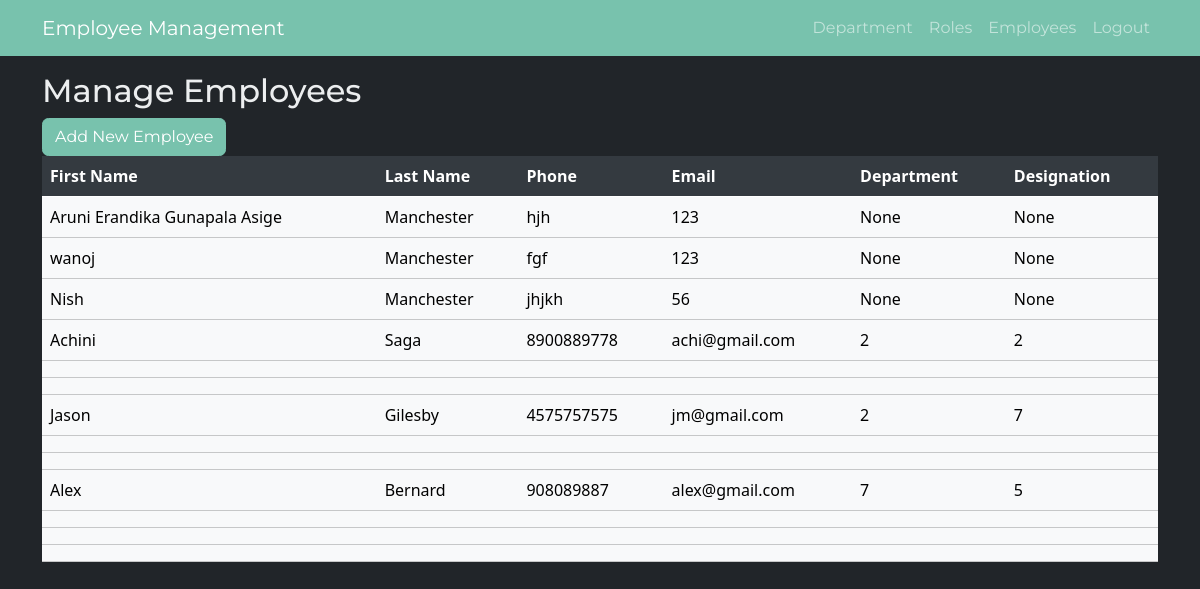
The page /show_all on the database its author committed.
### app.py (models this page shows)
class employees(db.Model):
   id = db.Column('eid', db.Integer, primary_key = True, autoincrement = True)
   firstName = db.Column(db.String(100))
   lastName = db.Column(db.String(100))
   phone = db.Column(db.String(50))
   email = db.Column(db.String(200))
   department = db.Column(db.Integer())
   designation = db.Column(db.Integer())
   uid = db.Column(db.Integer())

### app.py (the view)
@app.route('/show_all')
def show_all():
   return render_template('employees.html', employees = employees.query.all() )

### templates/employees.html (shortened to what this page needs)
<!doctype html>
<html lang="en" data-bs-theme="dark">
<head>
  <link href="https://cdn.jsdelivr.net/npm/bootstrap@5.0.2/dist/css/bootstrap.min.css" rel="stylesheet"
>
  <link rel="stylesheet" href="{{url_for('static', filename='bootstrap.css')}}">
  <link rel="stylesheet" href="https://cdn.jsdelivr.net/npm/bootstrap-icons@1.11.2/font/bootstrap-icons.css">
</head>
<body>
  <div class="navbar navbar-expand-lg fixed-top bg-primary" data-bs-theme="dark">
    <div class="container">
      <a href="dashboard" class="navbar-brand">Employee Management</a>
      <div class="collapse navbar-collapse" id="navbarResponsive">
        <ul class="navbar-nav ms-md-auto">
          <li class="nav-item">
            <a class="nav-link" href="departments.html">Department</a>
          </li>
          <li class="nav-item">
            <a class="nav-link" href="roles.html">Roles</a>
          </li>
          <li class="nav-item">
            <a class="nav-link" href="allemployees">Employees</a>
          </li>
          <li class="nav-item">
            <a class="nav-link" href="index.html">Logout</a>
          </li>
        </ul>
      </div>
    </div>
  </div>
  <div class="container">
    <br>
    <br>
    <br>
    <div class="row">
      <div class="bs-component">
        <h2>Manage Employees</h2>
      </div>
      <div class="bs-component">
        <a class="btn btn-primary" href="newemployee" role="button">Add New Employee</a>
      </div>
      <div class="col">
        <table class="table table-light">
          <thead class="table-dark">
            <tr>
              <th scope="col">First Name</th>
              <th scope="col">Last Name</th>
              <th scope="col">Phone</th>
              <th scope="col">Email</th>
              <th scope="col">Department</th>
              <th scope="col">Designation</th>
            </tr>
          </thead>
          <tbody>
            {% for employee in employees %}
            <tr>
              <td>{{employee.firstName}}</td>
              <td>{{employee.lastName}}</td>
              <td>{{employee.phone}}</td>
              <td>{{employee.email}}</td>
              <td>{{employee.department}}</td>
              <td>{{employee.designation}}</td>
              </tr>
            {% endfor %}
          </tbody>
        </table>
      </div>
    </div>
  </div>
</body>
</html>

### rows shown on the page
employees: firstName "Aruni Erandika Gunapala Asige", lastName "Manchester", phone "hjh", email "123", department "None", designation "None"
employees: firstName "wanoj", lastName "Manchester", phone "fgf", email "123", department "None", designation "None"
employees: firstName "Nish", lastName "Manchester", phone "jhjkh", email "56", department "None", designation "None"
employees: firstName "Achini", lastName "Saga", phone "8900889778", email "achi@gmail.com", department "2", designation "2"
employees: firstName "Jason", lastName "Gilesby", phone "4575757575", email "jm@gmail.com", department "2", designation "7"
employees: firstName "Alex", lastName "Bernard", phone "908089887", email "alex@gmail.com", department "7", designation "5"
